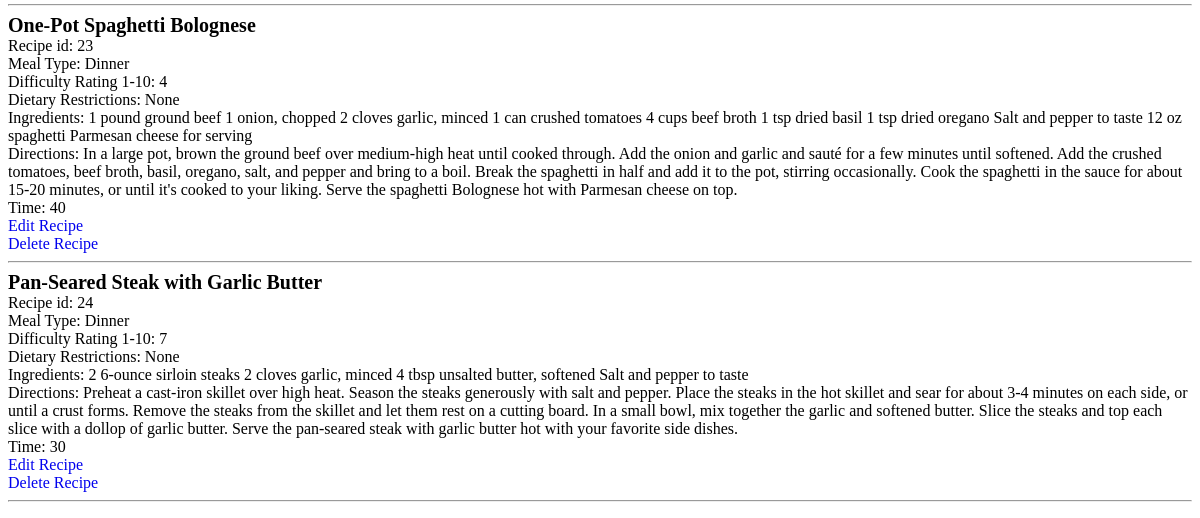
Page /recipes (lower part) on the earlier database version.
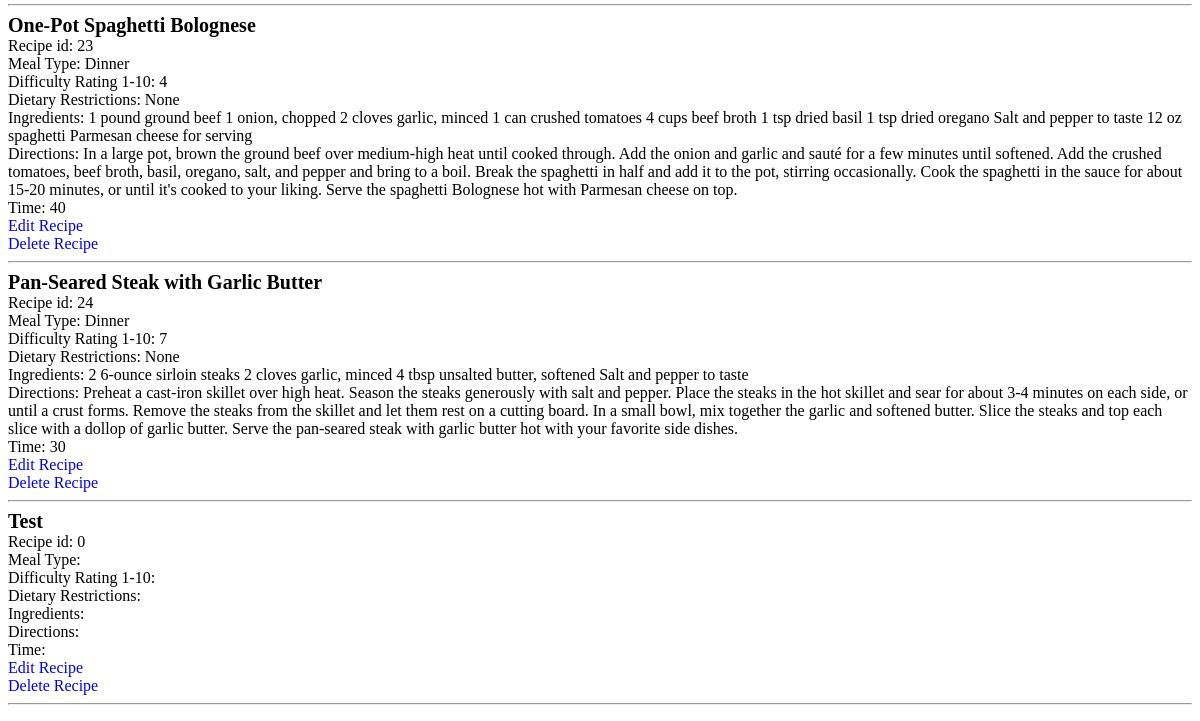
Same page on the later database version.
### tables this page shows
CREATE TABLE directions(
    id INT PRIMARY KEY,
    steps TEXT,
    time INT,
    FOREIGN KEY (id) REFERENCES recipe(id)
);

CREATE TABLE recipe (
    id INT PRIMARY KEY, 
    name CHAR(20) UNIQUE,
    meal CHAR(20),
    difficulty INT,
    diet CHAR(20)
);

CREATE TABLE ingredients (
    id INTEGER PRIMARY KEY,
    list TEXT,
    FOREIGN KEY (id) REFERENCES recipe(id)
);

### app.py (the view)
@app.route('/recipes')
def recipes():
    conn = get_db_connection()
    cursor = conn.cursor()
    cursor.execute('SELECT * FROM recipe JOIN ingredients ON recipe.id = ingredients.id JOIN directions ON recipe.id = directions.id')
    items = cursor.fetchall()
    conn.close()
    return render_template('recipe.html', items=items)

### app.py (called while the page is built)
def get_db_connection():
    conn = sqlite3.connect('database.db')
    conn.row_factory = sqlite3.Row
    return conn

### templates/recipe.html (shortened to what this page needs)
{% extends 'base.html' %}
{% block content %}
<!DOCTYPE html>
<html>
<head>
</head>
<body>
<table>
    {% for item in items %}
    <tr>
            <b><span class="recipe-name">{{ item[1] }}</span></b><br>
            <span class="recipe-id">Recipe id: {{ item[0] }}<span><br>
            <span class="meal-type">Meal Type: {{ item[2] }}</span><br>
            <span class="rating">Difficulty Rating 1-10: {{ item[3] }}</span><br>
            <span class="diet">Dietary Restrictions: {{ item[4] }}</span><br>
            <span class="ingredients">Ingredients: {{ item[6] }}</span><br>
            <span class="directions">Directions: {{ item[8] }}</span><br>
            <span class="time">Time: {{ item[9] }}</span><br>
    </tr>
        <div>
            <a href="{{ url_for('change',id=item['id']) }}">Edit Recipe</a>
        </div>
        <div>
            <a href="{{ url_for('delete',id=item['id']) }}">Delete Recipe</a>
        </div>
        <hr>
    {% endfor %}
</table>
</body>
</html>
{% endblock %}

Differences in the rows shown:
added directions: name "Test", item "0"
